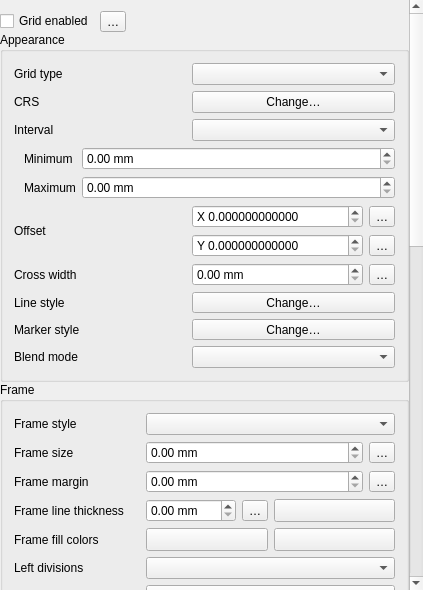
<?xml version="1.0" encoding="UTF-8"?>
<ui version="4.0">
 <class>QgsLayoutMapGridWidgetBase</class>
 <widget class="QWidget" name="QgsLayoutMapGridWidgetBase">
  <property name="geometry">
   <rect>
    <x>0</x>
    <y>0</y>
    <width>423</width>
    <height>590</height>
   </rect>
  </property>
  <property name="sizePolicy">
   <sizepolicy hsizetype="Expanding" vsizetype="Expanding">
    <horstretch>0</horstretch>
    <verstretch>0</verstretch>
   </sizepolicy>
  </property>
  <property name="windowTitle">
   <string>Map Options</string>
  </property>
  <layout class="QVBoxLayout" name="verticalLayout_2">
   <property name="spacing">
    <number>0</number>
   </property>
   <property name="leftMargin">
    <number>0</number>
   </property>
   <property name="topMargin">
    <number>0</number>
   </property>
   <property name="rightMargin">
    <number>0</number>
   </property>
   <property name="bottomMargin">
    <number>0</number>
   </property>
   <item>
    <widget class="QgsScrollArea" name="scrollArea">
     <property name="frameShape">
      <enum>QFrame::NoFrame</enum>
     </property>
     <property name="widgetResizable">
      <bool>true</bool>
     </property>
     <widget class="QWidget" name="scrollAreaWidgetContents">
      <property name="geometry">
       <rect>
        <x>0</x>
        <y>-658</y>
        <width>408</width>
        <height>1290</height>
       </rect>
      </property>
      <property name="sizePolicy">
       <sizepolicy hsizetype="Preferred" vsizetype="Maximum">
        <horstretch>0</horstretch>
        <verstretch>0</verstretch>
       </sizepolicy>
      </property>
      <layout class="QVBoxLayout" name="mainLayout">
       <property name="spacing">
        <number>0</number>
       </property>
       <property name="leftMargin">
        <number>0</number>
       </property>
       <property name="rightMargin">
        <number>0</number>
       </property>
       <property name="bottomMargin">
        <number>0</number>
       </property>
       <item>
        <layout class="QHBoxLayout" name="horizontalLayout_2">
         <item>
          <widget class="QCheckBox" name="mEnabledCheckBox">
           <property name="text">
            <string>Grid enabled</string>
           </property>
          </widget>
         </item>
         <item>
          <widget class="QgsPropertyOverrideButton" name="mEnabledDDBtn">
           <property name="text">
            <string>…</string>
           </property>
          </widget>
         </item>
         <item>
          <spacer name="horizontalSpacer_2">
           <property name="orientation">
            <enum>Qt::Horizontal</enum>
           </property>
           <property name="sizeHint" stdset="0">
            <size>
             <width>40</width>
             <height>20</height>
            </size>
           </property>
          </spacer>
         </item>
        </layout>
       </item>
       <item>
        <widget class="QgsCollapsibleGroupBoxBasic" name="mGridCheckBox">
         <property name="title">
          <string>Appearance</string>
         </property>
         <layout class="QGridLayout" name="gridLayout_6" columnstretch="0,0,0">
          <item row="3" column="1" colspan="2">
           <widget class="QPushButton" name="mMapGridCRSButton">
            <property name="text">
             <string>Change…</string>
            </property>
           </widget>
          </item>
          <item row="6" column="1" colspan="2">
           <layout class="QGridLayout" name="gridLayout_5">
            <item row="2" column="1">
             <widget class="QgsPropertyOverrideButton" name="mOffsetYDDBtn">
              <property name="text">
               <string>…</string>
              </property>
             </widget>
            </item>
            <item row="1" column="1">
             <widget class="QgsPropertyOverrideButton" name="mOffsetXDDBtn">
              <property name="text">
               <string>…</string>
              </property>
             </widget>
            </item>
            <item row="2" column="0">
             <widget class="QgsDoubleSpinBox" name="mOffsetYSpinBox">
              <property name="prefix">
               <string>Y </string>
              </property>
              <property name="decimals">
               <number>12</number>
              </property>
              <property name="maximum">
               <double>9999999.000000000000000</double>
              </property>
             </widget>
            </item>
            <item row="1" column="0">
             <widget class="QgsDoubleSpinBox" name="mOffsetXSpinBox">
              <property name="prefix">
               <string>X </string>
              </property>
              <property name="decimals">
               <number>12</number>
              </property>
              <property name="maximum">
               <double>9999999.000000000000000</double>
              </property>
             </widget>
            </item>
           </layout>
          </item>
          <item row="7" column="1">
           <widget class="QgsDoubleSpinBox" name="mCrossWidthSpinBox">
            <property name="suffix">
             <string> mm</string>
            </property>
            <property name="decimals">
             <number>2</number>
            </property>
            <property name="showClearButton">
             <bool>false</bool>
            </property>
           </widget>
          </item>
          <item row="8" column="1" colspan="2">
           <widget class="QgsSymbolButton" name="mGridLineStyleButton">
            <property name="sizePolicy">
             <sizepolicy hsizetype="Preferred" vsizetype="Fixed">
              <horstretch>0</horstretch>
              <verstretch>0</verstretch>
             </sizepolicy>
            </property>
            <property name="text">
             <string>Change…</string>
            </property>
           </widget>
          </item>
          <item row="2" column="0">
           <widget class="QLabel" name="mGridTypeLabel_2">
            <property name="accessibleName">
             <string extracomment="Hello translotor"/>
            </property>
            <property name="text">
             <string>Grid type</string>
            </property>
            <property name="wordWrap">
             <bool>false</bool>
            </property>
           </widget>
          </item>
          <item row="5" column="0" colspan="3">
           <widget class="QStackedWidget" name="mIntervalStackedWidget">
            <property name="currentIndex">
             <number>1</number>
            </property>
            <widget class="QWidget" name="page">
             <layout class="QGridLayout" name="gridLayout_7" columnstretch="0,1,0">
              <property name="leftMargin">
               <number>10</number>
              </property>
              <property name="topMargin">
               <number>0</number>
              </property>
              <property name="rightMargin">
               <number>0</number>
              </property>
              <property name="bottomMargin">
               <number>0</number>
              </property>
              <item row="0" column="1">
               <widget class="QgsDoubleSpinBox" name="mIntervalXSpinBox">
                <property name="prefix">
                 <string/>
                </property>
                <property name="decimals">
                 <number>12</number>
                </property>
                <property name="maximum">
                 <double>9999999.000000000000000</double>
                </property>
               </widget>
              </item>
              <item row="1" column="2">
               <widget class="QgsPropertyOverrideButton" name="mIntervalYDDBtn">
                <property name="text">
                 <string>…</string>
                </property>
               </widget>
              </item>
              <item row="1" column="1">
               <widget class="QgsDoubleSpinBox" name="mIntervalYSpinBox">
                <property name="prefix">
                 <string/>
                </property>
                <property name="decimals">
                 <number>12</number>
                </property>
                <property name="maximum">
                 <double>9999999.000000000000000</double>
                </property>
               </widget>
              </item>
              <item row="0" column="2">
               <widget class="QgsPropertyOverrideButton" name="mIntervalXDDBtn">
                <property name="text">
                 <string>…</string>
                </property>
               </widget>
              </item>
              <item row="0" column="0">
               <widget class="QLabel" name="label_2">
                <property name="text">
                 <string>X</string>
                </property>
               </widget>
              </item>
              <item row="1" column="0">
               <widget class="QLabel" name="label_3">
                <property name="text">
                 <string>Y</string>
                </property>
               </widget>
              </item>
             </layout>
            </widget>
            <widget class="QWidget" name="page_2">
             <layout class="QGridLayout" name="gridLayout_2" columnstretch="0,1">
              <property name="leftMargin">
               <number>10</number>
              </property>
              <property name="topMargin">
               <number>0</number>
              </property>
              <property name="rightMargin">
               <number>0</number>
              </property>
              <property name="bottomMargin">
               <number>0</number>
              </property>
              <item row="0" column="1">
               <widget class="QgsDoubleSpinBox" name="mMinWidthSpinBox">
                <property name="enabled">
                 <bool>true</bool>
                </property>
                <property name="suffix">
                 <string> mm</string>
                </property>
                <property name="maximum">
                 <double>999.990000000000009</double>
                </property>
               </widget>
              </item>
              <item row="1" column="1">
               <widget class="QgsDoubleSpinBox" name="mMaxWidthSpinBox">
                <property name="enabled">
                 <bool>true</bool>
                </property>
                <property name="suffix">
                 <string> mm</string>
                </property>
                <property name="maximum">
                 <double>999.990000000000009</double>
                </property>
               </widget>
              </item>
              <item row="0" column="0">
               <widget class="QLabel" name="label_4">
                <property name="text">
                 <string>Minimum</string>
                </property>
               </widget>
              </item>
              <item row="1" column="0">
               <widget class="QLabel" name="label_5">
                <property name="text">
                 <string>Maximum</string>
                </property>
               </widget>
              </item>
             </layout>
            </widget>
           </widget>
          </item>
          <item row="8" column="0">
           <widget class="QLabel" name="mLineStyleLabel">
            <property name="text">
             <string>Line style</string>
            </property>
            <property name="wordWrap">
             <bool>false</bool>
            </property>
           </widget>
          </item>
          <item row="4" column="0">
           <widget class="QLabel" name="mIntervalXLabel_2">
            <property name="text">
             <string>Interval</string>
            </property>
            <property name="wordWrap">
             <bool>false</bool>
            </property>
           </widget>
          </item>
          <item row="7" column="0">
           <widget class="QLabel" name="mCrossWidthLabel">
            <property name="text">
             <string>Cross width</string>
            </property>
            <property name="wordWrap">
             <bool>false</bool>
            </property>
           </widget>
          </item>
          <item row="6" column="0">
           <widget class="QLabel" name="mOffsetXLabel_2">
            <property name="text">
             <string>Offset</string>
            </property>
            <property name="wordWrap">
             <bool>false</bool>
            </property>
           </widget>
          </item>
          <item row="3" column="0">
           <widget class="QLabel" name="mMapGridCRSLabel">
            <property name="text">
             <string>CRS</string>
            </property>
           </widget>
          </item>
          <item row="10" column="0">
           <widget class="QLabel" name="mGridBlendLabel">
            <property name="text">
             <string>Blend mode</string>
            </property>
           </widget>
          </item>
          <item row="7" column="2">
           <widget class="QgsPropertyOverrideButton" name="mCrossWidthDDBtn">
            <property name="text">
             <string>…</string>
            </property>
           </widget>
          </item>
          <item row="2" column="1" colspan="2">
           <widget class="QComboBox" name="mGridTypeComboBox"/>
          </item>
          <item row="10" column="1" colspan="2">
           <widget class="QgsBlendModeComboBox" name="mGridBlendComboBox"/>
          </item>
          <item row="9" column="1" colspan="2">
           <widget class="QgsSymbolButton" name="mGridMarkerStyleButton">
            <property name="sizePolicy">
             <sizepolicy hsizetype="Preferred" vsizetype="Fixed">
              <horstretch>0</horstretch>
              <verstretch>0</verstretch>
             </sizepolicy>
            </property>
            <property name="text">
             <string>Change…</string>
            </property>
           </widget>
          </item>
          <item row="9" column="0">
           <widget class="QLabel" name="mMarkerStyleLabel">
            <property name="text">
             <string>Marker style</string>
            </property>
            <property name="wordWrap">
             <bool>false</bool>
            </property>
           </widget>
          </item>
          <item row="4" column="1" colspan="2">
           <widget class="QComboBox" name="mMapGridUnitComboBox"/>
          </item>
         </layout>
        </widget>
       </item>
       <item>
        <widget class="QgsCollapsibleGroupBoxBasic" name="mGridFrameGroupBox">
         <property name="focusPolicy">
          <enum>Qt::StrongFocus</enum>
         </property>
         <property name="title">
          <string>Frame</string>
         </property>
         <property name="syncGroup" stdset="0">
          <string notr="true">composermapgrid</string>
         </property>
         <layout class="QGridLayout" name="gridLayout_3" columnstretch="0,0,0,0,0">
          <item row="9" column="1" colspan="4">
           <widget class="QComboBox" name="mFrameDivisionsLeftComboBox"/>
          </item>
          <item row="10" column="0">
           <widget class="QLabel" name="mRightDivisionsLabel">
            <property name="text">
             <string>Right divisions</string>
            </property>
           </widget>
          </item>
          <item row="3" column="0">
           <widget class="QLabel" name="mFrameWidthLabel">
            <property name="text">
             <string>Frame size</string>
            </property>
            <property name="wordWrap">
             <bool>false</bool>
            </property>
           </widget>
          </item>
          <item row="5" column="0">
           <widget class="QLabel" name="mFrameMarginLabel">
            <property name="text">
             <string>Frame margin</string>
            </property>
           </widget>
          </item>
          <item row="7" column="1">
           <widget class="QgsDoubleSpinBox" name="mGridFramePenSizeSpinBox">
            <property name="suffix">
             <string> mm</string>
            </property>
            <property name="showClearButton">
             <bool>false</bool>
            </property>
           </widget>
          </item>
          <item row="9" column="0">
           <widget class="QLabel" name="mLeftDivisionsLabel">
            <property name="text">
             <string>Left divisions</string>
            </property>
           </widget>
          </item>
          <item row="1" column="0">
           <widget class="QLabel" name="mFrameStyleLabel_2">
            <property name="text">
             <string>Frame style</string>
            </property>
            <property name="wordWrap">
             <bool>false</bool>
            </property>
           </widget>
          </item>
          <item row="7" column="0">
           <widget class="QLabel" name="mFramePenLabel">
            <property name="text">
             <string>Frame line thickness</string>
            </property>
           </widget>
          </item>
          <item row="12" column="1" colspan="4">
           <widget class="QComboBox" name="mFrameDivisionsBottomComboBox"/>
          </item>
          <item row="5" column="1" colspan="3">
           <widget class="QgsDoubleSpinBox" name="mGridFrameMarginSpinBox">
            <property name="suffix">
             <string> mm</string>
            </property>
            <property name="showClearButton">
             <bool>false</bool>
            </property>
           </widget>
          </item>
          <item row="3" column="4">
           <widget class="QgsPropertyOverrideButton" name="mFrameSizeDDBtn">
            <property name="text">
             <string>…</string>
            </property>
           </widget>
          </item>
          <item row="10" column="1" colspan="4">
           <widget class="QComboBox" name="mFrameDivisionsRightComboBox"/>
          </item>
          <item row="16" column="0">
           <widget class="QLabel" name="label_7">
            <property name="text">
             <string>Skip low angled ticks</string>
            </property>
           </widget>
          </item>
          <item row="7" column="2">
           <widget class="QgsPropertyOverrideButton" name="mFrameLineThicknessDDBtn">
            <property name="text">
             <string>…</string>
            </property>
           </widget>
          </item>
          <item row="1" column="1" colspan="4">
           <widget class="QComboBox" name="mFrameStyleComboBox"/>
          </item>
          <item row="3" column="1" colspan="3">
           <widget class="QgsDoubleSpinBox" name="mFrameWidthSpinBox">
            <property name="suffix">
             <string> mm</string>
            </property>
            <property name="showClearButton">
             <bool>false</bool>
            </property>
           </widget>
          </item>
          <item row="11" column="0">
           <widget class="QLabel" name="mTopDivisionsLabel">
            <property name="text">
             <string>Top divisions</string>
            </property>
           </widget>
          </item>
          <item row="8" column="0">
           <widget class="QLabel" name="mFrameFillLabel">
            <property name="text">
             <string>Frame fill colors</string>
            </property>
           </widget>
          </item>
          <item row="12" column="0">
           <widget class="QLabel" name="mBottomDivisionsLabel">
            <property name="text">
             <string>Bottom divisions</string>
            </property>
           </widget>
          </item>
          <item row="5" column="4">
           <widget class="QgsPropertyOverrideButton" name="mFrameMarginDDBtn">
            <property name="text">
             <string>…</string>
            </property>
           </widget>
          </item>
          <item row="11" column="1" colspan="4">
           <widget class="QComboBox" name="mFrameDivisionsTopComboBox"/>
          </item>
          <item row="16" column="1" colspan="4">
           <widget class="QDoubleSpinBox" name="mRotatedTicksThresholdSpinBox">
            <property name="toolTip">
             <string>Grid lines intersecting the border below this threshold will be ignored. This only makes sense for rotated grids.</string>
            </property>
            <property name="suffix">
             <string> °</string>
            </property>
            <property name="decimals">
             <number>0</number>
            </property>
            <property name="maximum">
             <double>90.000000000000000</double>
            </property>
            <property name="value">
             <double>0.000000000000000</double>
            </property>
           </widget>
          </item>
          <item row="13" column="0" colspan="5">
           <layout class="QGridLayout" name="gridLayout_4">
            <item row="0" column="1">
             <widget class="QCheckBox" name="mCheckGridRightSide">
              <property name="text">
               <string>Right side</string>
              </property>
             </widget>
            </item>
            <item row="1" column="1">
             <widget class="QCheckBox" name="mCheckGridBottomSide">
              <property name="text">
               <string>Bottom side</string>
              </property>
             </widget>
            </item>
            <item row="0" column="0">
             <widget class="QCheckBox" name="mCheckGridLeftSide">
              <property name="text">
               <string>Left side</string>
              </property>
             </widget>
            </item>
            <item row="1" column="0">
             <widget class="QCheckBox" name="mCheckGridTopSide">
              <property name="text">
               <string>Top side</string>
              </property>
             </widget>
            </item>
           </layout>
          </item>
          <item row="8" column="3" colspan="2">
           <widget class="QgsColorButton" name="mGridFrameFill2ColorButton">
            <property name="sizePolicy">
             <sizepolicy hsizetype="Preferred" vsizetype="Fixed">
              <horstretch>0</horstretch>
              <verstretch>0</verstretch>
             </sizepolicy>
            </property>
            <property name="minimumSize">
             <size>
              <width>100</width>
              <height>0</height>
             </size>
            </property>
            <property name="text">
             <string/>
            </property>
           </widget>
          </item>
          <item row="8" column="1" colspan="2">
           <widget class="QgsColorButton" name="mGridFrameFill1ColorButton">
            <property name="sizePolicy">
             <sizepolicy hsizetype="Preferred" vsizetype="Fixed">
              <horstretch>0</horstretch>
              <verstretch>0</verstretch>
             </sizepolicy>
            </property>
            <property name="minimumSize">
             <size>
              <width>100</width>
              <height>0</height>
             </size>
            </property>
            <property name="text">
             <string/>
            </property>
           </widget>
          </item>
          <item row="7" column="3" colspan="2">
           <widget class="QgsColorButton" name="mGridFramePenColorButton">
            <property name="sizePolicy">
             <sizepolicy hsizetype="Preferred" vsizetype="Fixed">
              <horstretch>0</horstretch>
              <verstretch>0</verstretch>
             </sizepolicy>
            </property>
            <property name="minimumSize">
             <size>
              <width>100</width>
              <height>0</height>
             </size>
            </property>
            <property name="text">
             <string/>
            </property>
           </widget>
          </item>
          <item row="15" column="0">
           <widget class="QLabel" name="label_6">
            <property name="text">
             <string>Rotated ticks alignment</string>
            </property>
           </widget>
          </item>
          <item row="15" column="1" colspan="4">
           <widget class="QComboBox" name="mRotatedTicksLengthModeComboBox">
            <property name="toolTip">
             <string>Determines how the ticks are aligned when rotated.</string>
            </property>
           </widget>
          </item>
          <item row="14" column="0">
           <widget class="QLabel" name="label_8">
            <property name="text">
             <string>Rotate ticks</string>
            </property>
           </widget>
          </item>
          <item row="14" column="1" colspan="4">
           <widget class="QCheckBox" name="mRotatedTicksCheckBox">
            <property name="text">
             <string/>
            </property>
           </widget>
          </item>
         </layout>
        </widget>
       </item>
       <item>
        <widget class="QgsCollapsibleGroupBoxBasic" name="mDrawAnnotationGroupBox">
         <property name="enabled">
          <bool>true</bool>
         </property>
         <property name="title">
          <string>Draw Coordinates</string>
         </property>
         <property name="checkable">
          <bool>true</bool>
         </property>
         <property name="checked">
          <bool>true</bool>
         </property>
         <property name="syncGroup" stdset="0">
          <string notr="true">composermapgrid</string>
         </property>
         <property name="collapsed" stdset="0">
          <bool>false</bool>
         </property>
         <layout class="QGridLayout" name="gridLayout" columnstretch="0,0,0">
          <item row="20" column="0">
           <widget class="QLabel" name="label_10">
            <property name="text">
             <string>Rotated annotations alignement</string>
            </property>
           </widget>
          </item>
          <item row="19" column="0">
           <widget class="QLabel" name="label_11">
            <property name="text">
             <string>Rotate annotations</string>
            </property>
           </widget>
          </item>
          <item row="19" column="1" colspan="2">
           <widget class="QCheckBox" name="mRotatedAnnotationsCheckBox">
            <property name="text">
             <string/>
            </property>
           </widget>
          </item>
          <item row="21" column="0">
           <widget class="QLabel" name="label_9">
            <property name="text">
             <string>Skip low angled annotations</string>
            </property>
           </widget>
          </item>
          <item row="21" column="1" colspan="2">
           <widget class="QDoubleSpinBox" name="mRotatedAnnotationsThresholdSpinBox">
            <property name="suffix">
             <string> °</string>
            </property>
            <property name="decimals">
             <number>0</number>
            </property>
            <property name="maximum">
             <double>90.000000000000000</double>
            </property>
           </widget>
          </item>
          <item row="20" column="1" colspan="2">
           <widget class="QComboBox" name="mRotatedAnnotationsLengthModeComboBox"/>
          </item>
          <item row="0" column="0">
           <widget class="QLabel" name="mAnnotationFormatLabel">
            <property name="text">
             <string>Format</string>
            </property>
           </widget>
          </item>
          <item row="7" column="0">
           <widget class="QLabel" name="mAnnotationPositionLabelTop">
            <property name="text">
             <string>Top</string>
            </property>
            <property name="wordWrap">
             <bool>true</bool>
            </property>
           </widget>
          </item>
          <item row="15" column="0">
           <widget class="QLabel" name="mFontColorLabel">
            <property name="text">
             <string>Font color</string>
            </property>
           </widget>
          </item>
          <item row="1" column="0">
           <widget class="QLabel" name="mAnnotationPositionLabelLeft">
            <property name="text">
             <string>Left</string>
            </property>
            <property name="wordWrap">
             <bool>true</bool>
            </property>
           </widget>
          </item>
          <item row="10" column="0">
           <widget class="QLabel" name="mAnnotationPositionLabelBottom">
            <property name="text">
             <string>Bottom</string>
            </property>
            <property name="wordWrap">
             <bool>true</bool>
            </property>
           </widget>
          </item>
          <item row="13" column="0">
           <widget class="QLabel" name="label">
            <property name="text">
             <string>Font</string>
            </property>
           </widget>
          </item>
          <item row="15" column="1" colspan="2">
           <layout class="QHBoxLayout" name="horizontalLayout">
            <item>
             <widget class="QgsColorButton" name="mAnnotationFontColorButton">
              <property name="minimumSize">
               <size>
                <width>120</width>
                <height>0</height>
               </size>
              </property>
              <property name="text">
               <string/>
              </property>
             </widget>
            </item>
            <item>
             <spacer name="horizontalSpacer">
              <property name="orientation">
               <enum>Qt::Horizontal</enum>
              </property>
              <property name="sizeHint" stdset="0">
               <size>
                <width>40</width>
                <height>20</height>
               </size>
              </property>
             </spacer>
            </item>
           </layout>
          </item>
          <item row="10" column="1" colspan="2">
           <widget class="QComboBox" name="mAnnotationDisplayBottomComboBox"/>
          </item>
          <item row="8" column="1" colspan="2">
           <widget class="QComboBox" name="mAnnotationPositionTopComboBox"/>
          </item>
          <item row="18" column="0">
           <widget class="QLabel" name="mCoordinatePrecisionLabel">
            <property name="text">
             <string>Coordinate precision</string>
            </property>
            <property name="wordWrap">
             <bool>true</bool>
            </property>
           </widget>
          </item>
          <item row="3" column="1" colspan="2">
           <widget class="QComboBox" name="mAnnotationDirectionComboBoxLeft"/>
          </item>
          <item row="1" column="1" colspan="2">
           <widget class="QComboBox" name="mAnnotationDisplayLeftComboBox"/>
          </item>
          <item row="11" column="1" colspan="2">
           <widget class="QComboBox" name="mAnnotationPositionBottomComboBox"/>
          </item>
          <item row="0" column="1" colspan="2">
           <layout class="QHBoxLayout" name="horizontalLayout_13">
            <item>
             <widget class="QComboBox" name="mAnnotationFormatComboBox"/>
            </item>
            <item>
             <widget class="QToolButton" name="mAnnotationFormatButton">
              <property name="text">
               <string>…</string>
              </property>
              <property name="icon">
               <iconset resource="../../../images/images.qrc">
                <normaloff>:/images/themes/default/mIconExpression.svg</normaloff>:/images/themes/default/mIconExpression.svg</iconset>
              </property>
             </widget>
            </item>
           </layout>
          </item>
          <item row="18" column="1" colspan="2">
           <widget class="QgsSpinBox" name="mCoordinatePrecisionSpinBox">
            <property name="showClearButton">
             <bool>false</bool>
            </property>
           </widget>
          </item>
          <item row="4" column="1" colspan="2">
           <widget class="QComboBox" name="mAnnotationDisplayRightComboBox"/>
          </item>
          <item row="7" column="1" colspan="2">
           <widget class="QComboBox" name="mAnnotationDisplayTopComboBox"/>
          </item>
          <item row="4" column="0">
           <widget class="QLabel" name="mAnnotationPositionLabelRight">
            <property name="text">
             <string>Right</string>
            </property>
            <property name="wordWrap">
             <bool>true</bool>
            </property>
           </widget>
          </item>
          <item row="5" column="1" colspan="2">
           <widget class="QComboBox" name="mAnnotationPositionRightComboBox"/>
          </item>
          <item row="16" column="1">
           <widget class="QgsDoubleSpinBox" name="mDistanceToMapFrameSpinBox">
            <property name="suffix">
             <string> mm</string>
            </property>
           </widget>
          </item>
          <item row="12" column="1" colspan="2">
           <widget class="QComboBox" name="mAnnotationDirectionComboBoxBottom"/>
          </item>
          <item row="9" column="1" colspan="2">
           <widget class="QComboBox" name="mAnnotationDirectionComboBoxTop"/>
          </item>
          <item row="2" column="1" colspan="2">
           <widget class="QComboBox" name="mAnnotationPositionLeftComboBox"/>
          </item>
          <item row="6" column="1" colspan="2">
           <widget class="QComboBox" name="mAnnotationDirectionComboBoxRight"/>
          </item>
          <item row="13" column="1" colspan="2">
           <widget class="QgsFontButton" name="mAnnotationFontButton">
            <property name="sizePolicy">
             <sizepolicy hsizetype="Expanding" vsizetype="Fixed">
              <horstretch>0</horstretch>
              <verstretch>0</verstretch>
             </sizepolicy>
            </property>
            <property name="text">
             <string>Font</string>
            </property>
           </widget>
          </item>
          <item row="16" column="2">
           <widget class="QgsPropertyOverrideButton" name="mLabelDistDDBtn">
            <property name="text">
             <string>…</string>
            </property>
           </widget>
          </item>
          <item row="16" column="0">
           <widget class="QLabel" name="mDistanceToFrameLabel">
            <property name="text">
             <string>Distance to map frame</string>
            </property>
            <property name="wordWrap">
             <bool>true</bool>
            </property>
           </widget>
          </item>
          <item row="14" column="1">
           <widget class="QToolButton" name="mFontButton2">
            <property name="text">
             <string>Font2</string>
            </property>
           </widget>
          </item>
         </layout>
        </widget>
       </item>
      </layout>
     </widget>
    </widget>
   </item>
  </layout>
 </widget>
 <layoutdefault spacing="6" margin="11"/>
 <customwidgets>
  <customwidget>
   <class>QgsColorButton</class>
   <extends>QToolButton</extends>
   <header>qgscolorbutton.h</header>
   <container>1</container>
  </customwidget>
  <customwidget>
   <class>QgsDoubleSpinBox</class>
   <extends>QDoubleSpinBox</extends>
   <header>qgsdoublespinbox.h</header>
  </customwidget>
  <customwidget>
   <class>QgsFontButton</class>
   <extends>QToolButton</extends>
   <header>qgsfontbutton.h</header>
  </customwidget>
  <customwidget>
   <class>QgsPropertyOverrideButton</class>
   <extends>QToolButton</extends>
   <header>qgspropertyoverridebutton.h</header>
  </customwidget>
  <customwidget>
   <class>QgsSpinBox</class>
   <extends>QSpinBox</extends>
   <header>qgsspinbox.h</header>
  </customwidget>
  <customwidget>
   <class>QgsSymbolButton</class>
   <extends>QToolButton</extends>
   <header>qgssymbolbutton.h</header>
  </customwidget>
  <customwidget>
   <class>QgsScrollArea</class>
   <extends>QScrollArea</extends>
   <header>qgsscrollarea.h</header>
   <container>1</container>
  </customwidget>
  <customwidget>
   <class>QgsCollapsibleGroupBoxBasic</class>
   <extends>QGroupBox</extends>
   <header>qgscollapsiblegroupbox.h</header>
   <container>1</container>
  </customwidget>
  <customwidget>
   <class>QgsBlendModeComboBox</class>
   <extends>QComboBox</extends>
   <header>qgsblendmodecombobox.h</header>
  </customwidget>
 </customwidgets>
 <tabstops>
  <tabstop>scrollArea</tabstop>
  <tabstop>mGridTypeComboBox</tabstop>
  <tabstop>mMapGridCRSButton</tabstop>
  <tabstop>mOffsetXSpinBox</tabstop>
  <tabstop>mOffsetYSpinBox</tabstop>
  <tabstop>mCrossWidthSpinBox</tabstop>
  <tabstop>mGridLineStyleButton</tabstop>
  <tabstop>mGridMarkerStyleButton</tabstop>
  <tabstop>mGridBlendComboBox</tabstop>
  <tabstop>mGridFrameGroupBox</tabstop>
  <tabstop>mFrameStyleComboBox</tabstop>
  <tabstop>mFrameWidthSpinBox</tabstop>
  <tabstop>mGridFrameMarginSpinBox</tabstop>
  <tabstop>mGridFramePenSizeSpinBox</tabstop>
  <tabstop>mGridFramePenColorButton</tabstop>
  <tabstop>mGridFrameFill1ColorButton</tabstop>
  <tabstop>mGridFrameFill2ColorButton</tabstop>
  <tabstop>mFrameDivisionsLeftComboBox</tabstop>
  <tabstop>mFrameDivisionsRightComboBox</tabstop>
  <tabstop>mFrameDivisionsTopComboBox</tabstop>
  <tabstop>mFrameDivisionsBottomComboBox</tabstop>
  <tabstop>mCheckGridLeftSide</tabstop>
  <tabstop>mCheckGridRightSide</tabstop>
  <tabstop>mCheckGridTopSide</tabstop>
  <tabstop>mCheckGridBottomSide</tabstop>
  <tabstop>mDrawAnnotationGroupBox</tabstop>
  <tabstop>mAnnotationFormatComboBox</tabstop>
  <tabstop>mAnnotationFormatButton</tabstop>
  <tabstop>mAnnotationDisplayLeftComboBox</tabstop>
  <tabstop>mAnnotationPositionLeftComboBox</tabstop>
  <tabstop>mAnnotationDirectionComboBoxLeft</tabstop>
  <tabstop>mAnnotationDisplayRightComboBox</tabstop>
  <tabstop>mAnnotationPositionRightComboBox</tabstop>
  <tabstop>mAnnotationDirectionComboBoxRight</tabstop>
  <tabstop>mAnnotationDisplayTopComboBox</tabstop>
  <tabstop>mAnnotationPositionTopComboBox</tabstop>
  <tabstop>mAnnotationDirectionComboBoxTop</tabstop>
  <tabstop>mAnnotationDisplayBottomComboBox</tabstop>
  <tabstop>mAnnotationPositionBottomComboBox</tabstop>
  <tabstop>mAnnotationDirectionComboBoxBottom</tabstop>
  <tabstop>mAnnotationFontButton</tabstop>
  <tabstop>mAnnotationFontColorButton</tabstop>
  <tabstop>mDistanceToMapFrameSpinBox</tabstop>
  <tabstop>mCoordinatePrecisionSpinBox</tabstop>
 </tabstops>
 <resources>
  <include location="../../../images/images.qrc"/>
 </resources>
 <connections/>
</ui>
